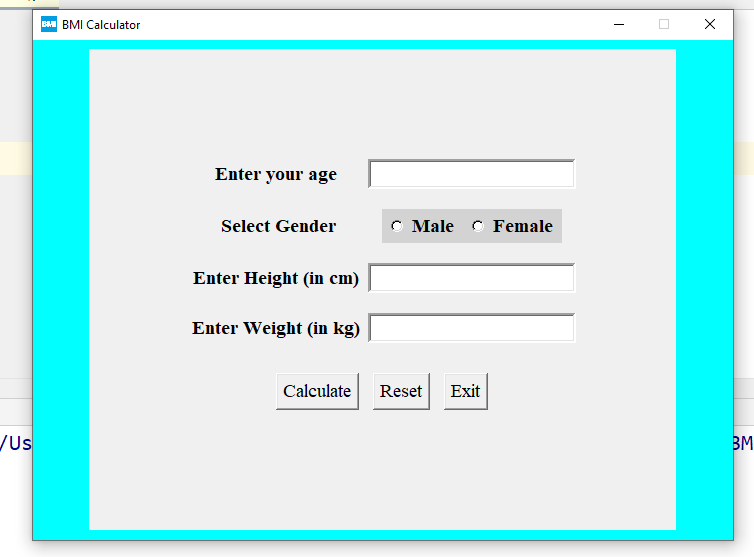
#> input picture GUIScripts/BMI Calculator GUI/Media/FirstScreen.png, 754 x 557 px, found by its file name; its folder holds only this picture in this run
$ python bgremover.py
#> lines starting #> are read from the running program, lines starting #| are printed output that depends on the picture; after the words box and inside, x2 and y2 are one past the last pixel; in counts of white or black regions, pixels touching at a corner belong together
import cv2
import numpy as np

BLUR = 21
CANNY_THRESH_1 = 10
CANNY_THRESH_2 = 200
MASK_DILATE_ITER = 10
MASK_ERODE_ITER = 10
MASK_COLOR = (0,1.0,1.0) #BGR


#Read image
filename = input("Please Enter File Name : ")  # Asking Image name
#> the answer given: ../../GUIScripts/BMI Calculator GUI/Media/FirstScreen.png
newfilename = "Media/" + filename
img = cv2.imread(newfilename)
#> img is the input picture: shape (557, 754, 3); mean B, G, R 238.7, 238.7, 197.6

gray = cv2.cvtColor(img,cv2.COLOR_BGR2GRAY)
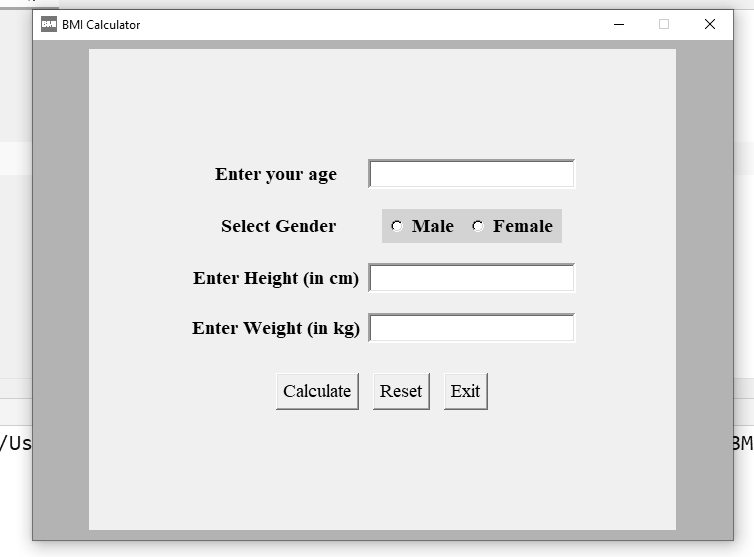
#> gray: shape (557, 754); min 0, max 255, mean 226.4

#Edge detection
edges = cv2.Canny(gray, CANNY_THRESH_1, CANNY_THRESH_2)
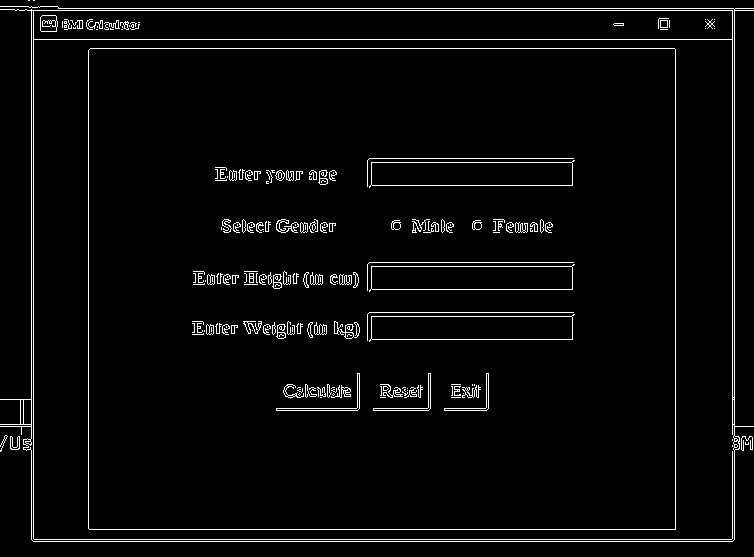
#> edges: shape (557, 754); 3.6% white in thin lines or dots
edges = cv2.dilate(edges, None)
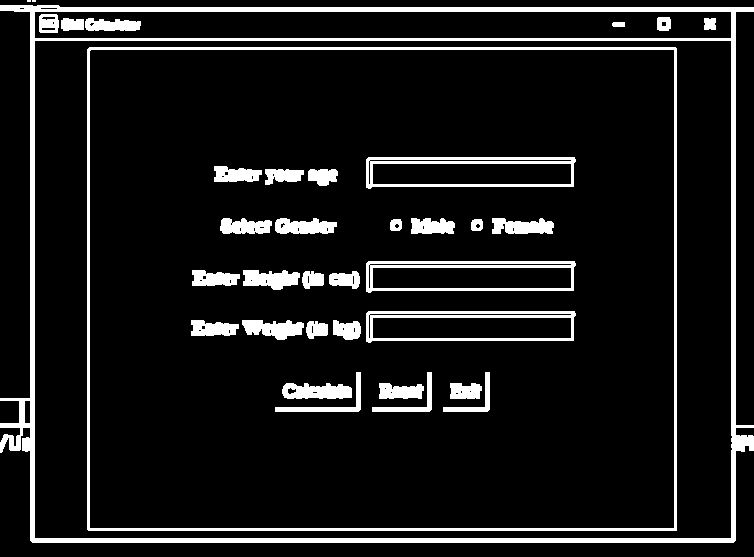
#> edges: shape (557, 754); 10% white; 36 white regions (2 under 20 px), largest, box (x1, y1, x2, y2) and area: (0, 5, 754, 543) 15802, (87, 47, 677, 531) 6404, (366, 157, 576, 189) 2071
edges = cv2.erode(edges, None)
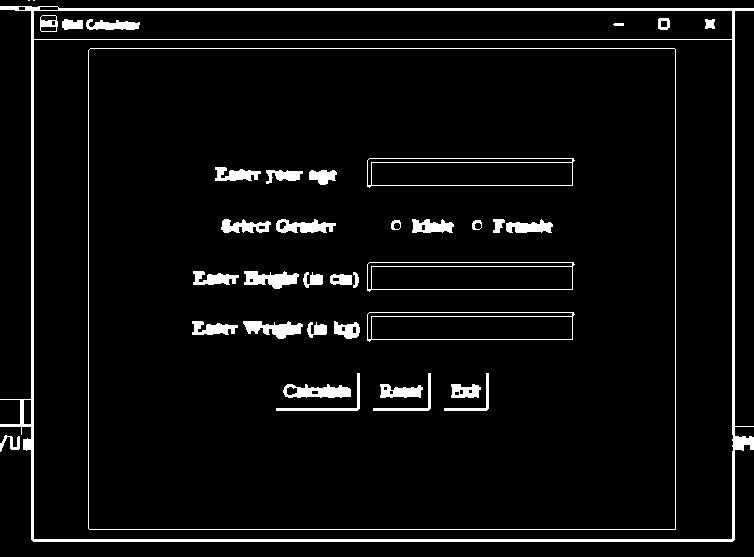
#> edges: shape (557, 754); 5.3% white; 39 white regions (2 under 20 px)

#Count the contours in edges, sort by area
contour_info = []
contours,_=cv2.findContours(edges,cv2.RETR_LIST,cv2.CHAIN_APPROX_NONE)
#> contours = 71 contours, 11 with area under 20; largest, box (x1, y1, x2, y2) and area: (0, 6, 754, 542) 375520, (33, 39, 734, 540) 349510, (88, 48, 676, 530) 282344, (88, 48, 676, 530) 282344, (33, 10, 733, 40) 20269

for c in contours:
    contour_info.append((c,cv2.isContourConvex(c),cv2.contourArea(c)))
#> this loop made 71 passes
#> after the loop, contour_info = 71 items
contour_info = sorted(contour_info, key=lambda c: c[2], reverse=True)
max_contour = contour_info[0]
#> max_contour = 3 items, first 3: contour of 2775 points, box (x1, y1, x2, y2) (0, 6, 754, 542), area 375520, False, 375519.5

# Mask is black, polygon is white
mask = np.zeros(edges.shape)
cv2.fillConvexPoly(mask, max_contour[0], (255))
#> mask: shape (557, 754) float64; 89.8% white; 6 black regions, box (x1, y1, x2, y2) and area: (0, 427, 754, 557) 16472, (0, 10, 31, 399) 12043, (735, 11, 754, 426) 7885, (0, 0, 754, 8) 5921, (0, 400, 20, 424) 480, (735, 427, 754, 438) 184

#Smooth mask and then blur
mask = cv2.dilate(mask, None, iterations=MASK_DILATE_ITER)
#> mask: shape (557, 754) float64; 95.7% white; 4 black regions, box (x1, y1, x2, y2) and area: (0, 20, 21, 389) 7733, (0, 437, 754, 557) 6805, (745, 21, 754, 416) 3555, (0, 410, 10, 414) 40
mask = cv2.erode(mask, None, iterations=MASK_ERODE_ITER)
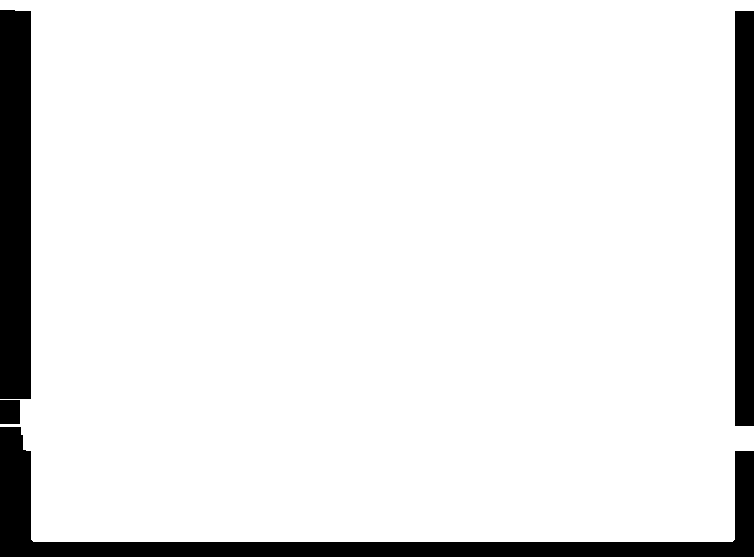
#> mask: shape (557, 754) float64; 91.2% white; 4 black regions, box (x1, y1, x2, y2) and area: (0, 427, 754, 557) 16405, (0, 10, 31, 399) 12043, (735, 11, 754, 426) 7885, (0, 400, 20, 424) 480
mask = cv2.GaussianBlur(mask, (BLUR, BLUR), 0)
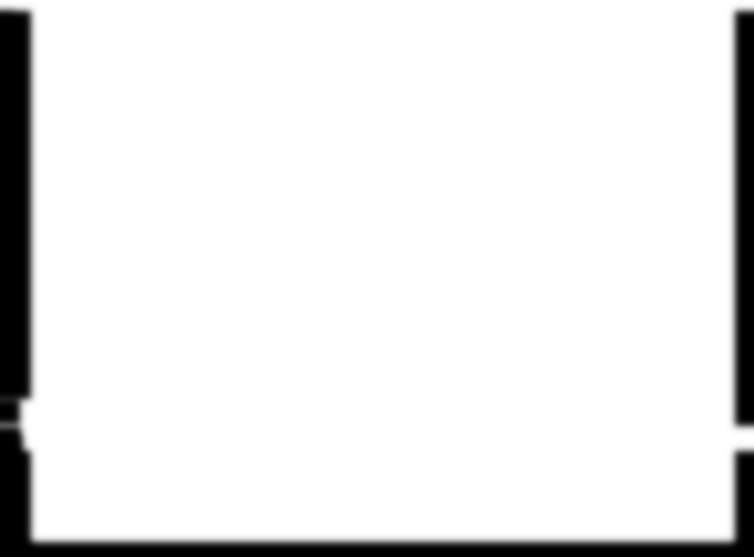
#> mask: shape (557, 754) float64; min 0, max 255, mean 232.6; drawn with min black and max white
mask_stack=np.dstack([mask]*3)

mask_stack =mask_stack.astype('float32') / 255.0
img=img.astype('float32')/255.0

masked = (mask_stack * img) + ((1-mask_stack) * MASK_COLOR)
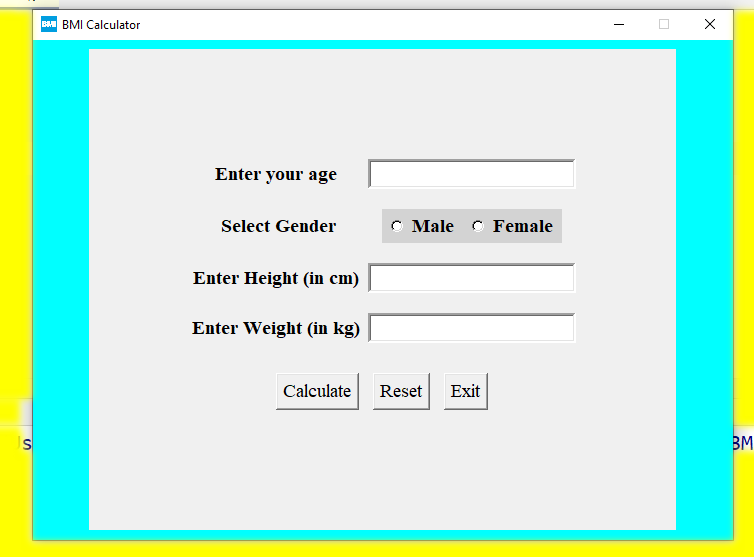
#> masked: shape (557, 754, 3) float64; mean of channels 0, 1, 2 0.856, 0.943, 0.784; drawn as B, G, R
masked = (masked * 255).astype('uint8')

cv2.imshow('pic',masked)
cv2.waitKey()
